Frame 1 (no input): blank canvas, image omitted
Frame 60 (the mouse pressed at the canvas centre just before this capture): blank canvas, image omitted
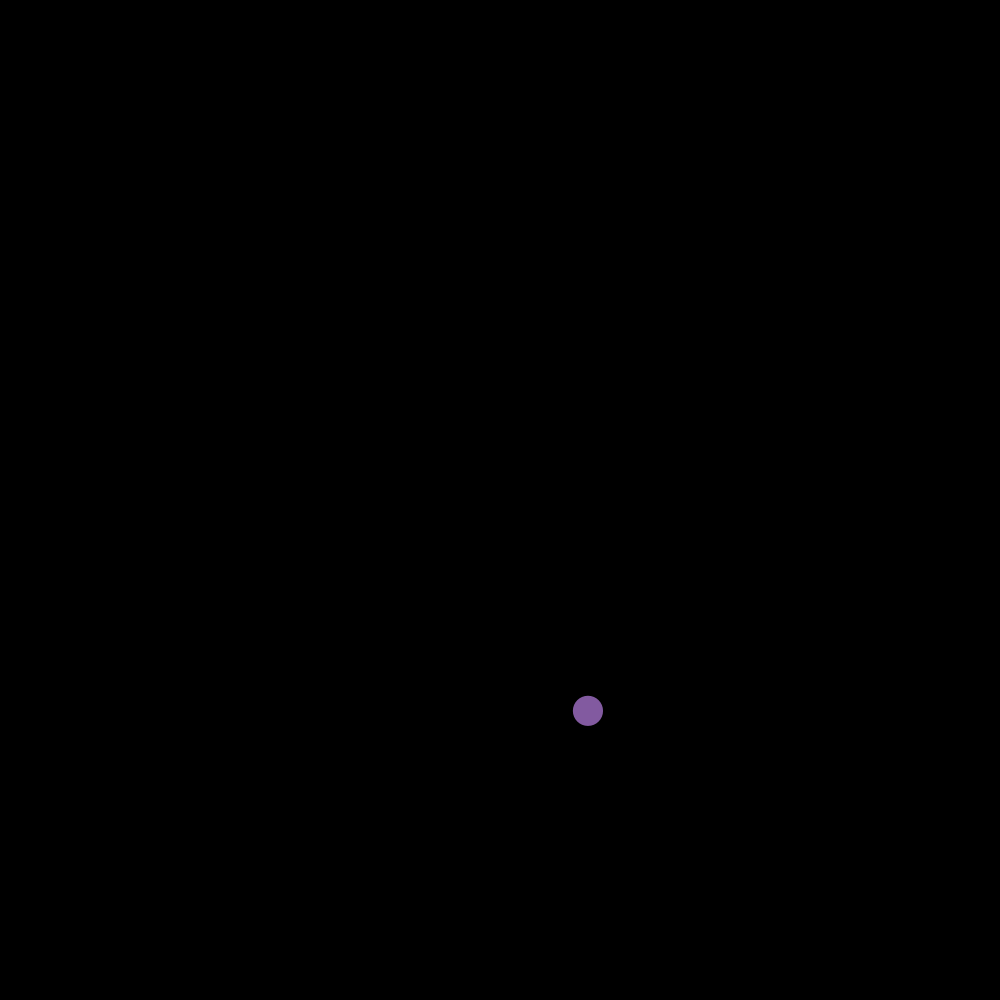
Frame 120 (the mouse held since frame 60 and released just before this capture)

The Processing sketch whose frames 1 and 60 were blank and that drew this single picture after the mouse press (run headless with seeded random() and noise(); from frame 60 on, the mouse is pressed at the canvas centre):

// Processing sketch: simple_particle_system
// ── simple_particle_system.pde
ArrayList<Particle>particles;

void setup(){
  size(1000,1000);
  particles = new ArrayList<Particle>();
  
}

void draw(){
  background(0);
  for(int i = 0; i<particles.size(); i++){
  Particle p = particles.get(i);
  p.move();
  p.gravity();
  p.display();
  
  if(p.yPos>height){
    p.bounceY();
  }
  if(p.xPos< 0 || p.xPos>width){
    p.bounceX();
  }
  //if(mouseX == p.xPos && mouseY == p.yPos && mousePressed){
  //  particles.remove(i);
  //}
 if(p.yPos<0){
   particles.remove(i);
 }
  }
}

void mousePressed(){
  particles.add(new Particle());
  
 
}
// ── Particle.pde
class Particle{
  //set up our data for our particles
  float xPos,yPos;
  float size;
  float xSpeed, ySpeed; 
  int c;
  int r,g,b;
  
  Particle(){
    xPos= mouseX;
    yPos= mouseY; 
    
    xSpeed= random(-5,5);
    ySpeed= random(1,5);
    
  }
  
  void move(){
    xPos= xPos+xSpeed;
    yPos= yPos+ySpeed;
  }
  void gravity(){
    ySpeed += 0.05;
    
  }
  void bounceY(){
    ySpeed = -ySpeed;
    
  }
  void bounceX(){
    xSpeed = -xSpeed;
  }
  void display(){
    c=(int)(abs(xSpeed)+abs(ySpeed))*10+30;
    r=c+40;
    g=c;
    b=250-c; 
    
    if(abs(xSpeed)>abs(ySpeed)){
      size= abs(xSpeed*5 +5);
    }else{
      size=abs(ySpeed)*5+5;
    }
    //size= 50; 
    noStroke();
    fill(r,g,b);
    ellipse(xPos,yPos,size,size);
  }
}
